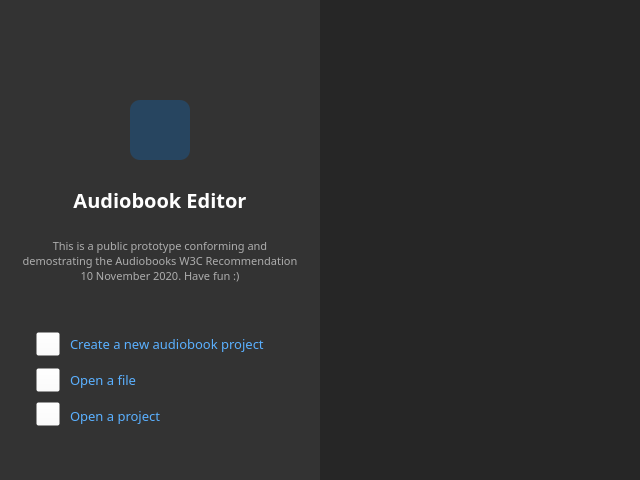
<?xml version="1.0" encoding="UTF-8"?>
<ui version="4.0">
 <class>StartingPanelWithOpenedList</class>
 <widget class="QWidget" name="StartingPanelWithOpenedList">
  <property name="geometry">
   <rect>
    <x>0</x>
    <y>0</y>
    <width>640</width>
    <height>480</height>
   </rect>
  </property>
  <property name="sizePolicy">
   <sizepolicy hsizetype="Fixed" vsizetype="Fixed">
    <horstretch>0</horstretch>
    <verstretch>0</verstretch>
   </sizepolicy>
  </property>
  <property name="minimumSize">
   <size>
    <width>640</width>
    <height>480</height>
   </size>
  </property>
  <property name="maximumSize">
   <size>
    <width>640</width>
    <height>480</height>
   </size>
  </property>
  <property name="windowTitle">
   <string>Audiobook Editor</string>
  </property>
  <property name="windowIcon">
   <iconset resource="resources.qrc">
    <normaloff>:/SVG/svg/icon/AudiobookEditorLogo@16.svg</normaloff>:/SVG/svg/icon/AudiobookEditorLogo@16.svg</iconset>
  </property>
  <property name="styleSheet">
   <string notr="true">/* starting panel */


position: relative;
width: 640px;
height: 480px;

background: #333333;
</string>
  </property>
  <widget class="QLabel" name="label">
   <property name="geometry">
    <rect>
     <x>130</x>
     <y>100</y>
     <width>60</width>
     <height>60</height>
    </rect>
   </property>
   <property name="minimumSize">
    <size>
     <width>60</width>
     <height>60</height>
    </size>
   </property>
   <property name="baseSize">
    <size>
     <width>60</width>
     <height>60</height>
    </size>
   </property>
   <property name="styleSheet">
    <string notr="true">/* Rectangle 39 */


position: absolute;
height: 60px;
left: 130px;
right: 130px;
top: 100px;

background: rgba(10, 110, 202, 0.3);
border-radius: 10px;</string>
   </property>
   <property name="text">
    <string/>
   </property>
   <property name="pixmap">
    <pixmap resource="resources.qrc">:/SVG/svg/icon/AudiobookEditorLogo@16.svg</pixmap>
   </property>
   <property name="scaledContents">
    <bool>true</bool>
   </property>
  </widget>
  <widget class="QLabel" name="label_2">
   <property name="geometry">
    <rect>
     <x>73</x>
     <y>186</y>
     <width>174</width>
     <height>28</height>
    </rect>
   </property>
   <property name="font">
    <font>
     <family>Noto Sans TC</family>
     <pointsize>-1</pointsize>
     <weight>75</weight>
     <italic>false</italic>
     <bold>true</bold>
    </font>
   </property>
   <property name="styleSheet">
    <string notr="true">position: static;
width: 174px;
height: 28px;
left: 73px;
top: 16px;

font-family: Noto Sans TC;
font-style: normal;
font-weight: bold;
font-size: 20px;
line-height: 27px;
/* identical to box height */

display: flex;
align-items: center;
text-align: center;

color: #FFFFFF;


/* Inside Auto Layout */

flex: none;
order: 0;
flex-grow: 0;
margin: 0px 0px;</string>
   </property>
   <property name="text">
    <string>Audiobook Editor</string>
   </property>
   <property name="scaledContents">
    <bool>false</bool>
   </property>
   <property name="alignment">
    <set>Qt::AlignCenter</set>
   </property>
  </widget>
  <widget class="QLabel" name="label_3">
   <property name="geometry">
    <rect>
     <x>22</x>
     <y>238</y>
     <width>276</width>
     <height>45</height>
    </rect>
   </property>
   <property name="styleSheet">
    <string notr="true">position: static;
width: 276px;
height: 45px;
left: 22px;
top: 8px;

font-family: Noto Sans TC;
font-style: normal;
font-weight: normal;
font-size: 11px;
line-height: 15px;
text-align: center;

color: rgba(255, 255, 255, 0.6);


/* Inside Auto Layout */

flex: none;
order: 0;
flex-grow: 0;
margin: 00px 0px;</string>
   </property>
   <property name="text">
    <string>This is a public prototype conforming and demostrating the Audiobooks W3C Recommendation 10 November 2020. Have fun :)</string>
   </property>
   <property name="scaledContents">
    <bool>false</bool>
   </property>
   <property name="alignment">
    <set>Qt::AlignCenter</set>
   </property>
   <property name="wordWrap">
    <bool>true</bool>
   </property>
  </widget>
  <widget class="QFrame" name="frame_Right">
   <property name="geometry">
    <rect>
     <x>320</x>
     <y>0</y>
     <width>320</width>
     <height>480</height>
    </rect>
   </property>
   <property name="styleSheet">
    <string notr="true">/* recently open section */




background: #262626;

border : 0px</string>
   </property>
   <property name="frameShape">
    <enum>QFrame::StyledPanel</enum>
   </property>
   <property name="frameShadow">
    <enum>QFrame::Raised</enum>
   </property>
   <property name="lineWidth">
    <number>0</number>
   </property>
   <widget class="QWidget" name="verticalLayoutWidget">
    <property name="geometry">
     <rect>
      <x>-1</x>
      <y>-1</y>
      <width>331</width>
      <height>549</height>
     </rect>
    </property>
    <layout class="QVBoxLayout" name="verticalLayout_Right">
     <property name="spacing">
      <number>0</number>
     </property>
    </layout>
   </widget>
  </widget>
  <widget class="QPushButton" name="pushButton_New">
   <property name="geometry">
    <rect>
     <x>36</x>
     <y>332</y>
     <width>24</width>
     <height>24</height>
    </rect>
   </property>
   <property name="sizePolicy">
    <sizepolicy hsizetype="Preferred" vsizetype="Preferred">
     <horstretch>0</horstretch>
     <verstretch>0</verstretch>
    </sizepolicy>
   </property>
   <property name="minimumSize">
    <size>
     <width>24</width>
     <height>24</height>
    </size>
   </property>
   <property name="baseSize">
    <size>
     <width>24</width>
     <height>24</height>
    </size>
   </property>
   <property name="styleSheet">
    <string notr="true">
background: rgba(255,255,255, 0);
</string>
   </property>
   <property name="text">
    <string notr="true"/>
   </property>
   <property name="icon">
    <iconset resource="resources.qrc">
     <normaloff>:/SVG/svg/icon/welcome-new.svg</normaloff>:/SVG/svg/icon/welcome-new.svg</iconset>
   </property>
   <property name="iconSize">
    <size>
     <width>24</width>
     <height>24</height>
    </size>
   </property>
  </widget>
  <widget class="QLabel" name="label_4">
   <property name="geometry">
    <rect>
     <x>70</x>
     <y>326</y>
     <width>194</width>
     <height>36</height>
    </rect>
   </property>
   <property name="styleSheet">
    <string notr="true">/* Create a new audiobook project */


position: static;
width: 194px;
height: 24px;
left: 60px;
top: 6px;

font-family: Noto Sans;
font-style: normal;
font-weight: normal;
font-size: 13px;
line-height: 18px;
display: flex;
align-items: center;

/* icon/primary */

color: #5AB0FF;

/* Inside Auto Layout */

flex: none;
order: 1;
align-self: stretch;
flex-grow: 0;
margin: 0px 0px;</string>
   </property>
   <property name="text">
    <string>Create a new audiobook project</string>
   </property>
  </widget>
  <widget class="QPushButton" name="pushButton_Open_File">
   <property name="geometry">
    <rect>
     <x>36</x>
     <y>368</y>
     <width>24</width>
     <height>24</height>
    </rect>
   </property>
   <property name="sizePolicy">
    <sizepolicy hsizetype="Preferred" vsizetype="Preferred">
     <horstretch>0</horstretch>
     <verstretch>0</verstretch>
    </sizepolicy>
   </property>
   <property name="minimumSize">
    <size>
     <width>24</width>
     <height>24</height>
    </size>
   </property>
   <property name="baseSize">
    <size>
     <width>24</width>
     <height>24</height>
    </size>
   </property>
   <property name="styleSheet">
    <string notr="true">background: rgba(255, 255, 255, 0);</string>
   </property>
   <property name="text">
    <string notr="true"/>
   </property>
   <property name="icon">
    <iconset resource="resources.qrc">
     <normaloff>:/SVG/svg/icon/welcome-file.svg</normaloff>:/SVG/svg/icon/welcome-file.svg</iconset>
   </property>
   <property name="iconSize">
    <size>
     <width>24</width>
     <height>24</height>
    </size>
   </property>
  </widget>
  <widget class="QLabel" name="label_5">
   <property name="geometry">
    <rect>
     <x>70</x>
     <y>362</y>
     <width>194</width>
     <height>36</height>
    </rect>
   </property>
   <property name="styleSheet">
    <string notr="true">/* Open a project or file */


position: static;
width: 194px;
height: 24px;
left: 60px;
top: 6px;

font-family: Noto Sans;
font-style: normal;
font-weight: normal;
font-size: 13px;
line-height: 18px;
display: flex;
align-items: center;

/* icon/primary */

color: #5AB0FF;

/* Inside Auto Layout */

flex: none;
order: 1;
align-self: stretch;
flex-grow: 0;
margin: 0px 0px;</string>
   </property>
   <property name="text">
    <string>Open a file</string>
   </property>
  </widget>
  <widget class="QPushButton" name="pushButton_Open_Project">
   <property name="geometry">
    <rect>
     <x>36</x>
     <y>402</y>
     <width>24</width>
     <height>24</height>
    </rect>
   </property>
   <property name="sizePolicy">
    <sizepolicy hsizetype="Preferred" vsizetype="Preferred">
     <horstretch>0</horstretch>
     <verstretch>0</verstretch>
    </sizepolicy>
   </property>
   <property name="minimumSize">
    <size>
     <width>24</width>
     <height>24</height>
    </size>
   </property>
   <property name="styleSheet">
    <string notr="true">background: rgba(255, 255, 255, 0);</string>
   </property>
   <property name="text">
    <string notr="true"/>
   </property>
   <property name="icon">
    <iconset resource="resources.qrc">
     <normaloff>:/SVG/svg/icon/welcome-folder.svg</normaloff>:/SVG/svg/icon/welcome-folder.svg</iconset>
   </property>
   <property name="iconSize">
    <size>
     <width>24</width>
     <height>24</height>
    </size>
   </property>
  </widget>
  <widget class="QLabel" name="label_6">
   <property name="geometry">
    <rect>
     <x>70</x>
     <y>398</y>
     <width>194</width>
     <height>36</height>
    </rect>
   </property>
   <property name="styleSheet">
    <string notr="true">/* Open a project or file */


position: static;
width: 194px;
height: 24px;
left: 60px;
top: 6px;

font-family: Noto Sans;
font-style: normal;
font-weight: normal;
font-size: 13px;
line-height: 18px;
display: flex;
align-items: center;

/* icon/primary */

color: #5AB0FF;

/* Inside Auto Layout */

flex: none;
order: 1;
align-self: stretch;
flex-grow: 0;
margin: 0px 0px;</string>
   </property>
   <property name="text">
    <string>Open a project</string>
   </property>
  </widget>
 </widget>
 <resources>
  <include location="resources.qrc"/>
 </resources>
 <connections/>
</ui>
